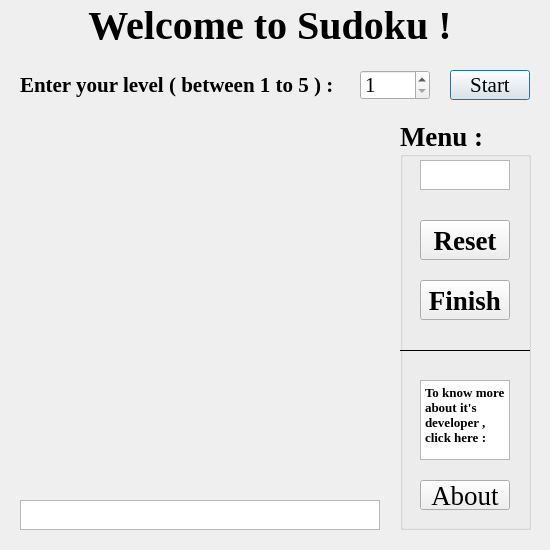
<?xml version="1.0" encoding="UTF-8"?>
<ui version="4.0">
 <class>Dialog</class>
 <widget class="QDialog" name="Dialog">
  <property name="geometry">
   <rect>
    <x>0</x>
    <y>0</y>
    <width>550</width>
    <height>550</height>
   </rect>
  </property>
  <property name="windowTitle">
   <string>Dialog</string>
  </property>
  <widget class="QLabel" name="label">
   <property name="geometry">
    <rect>
     <x>10</x>
     <y>10</y>
     <width>520</width>
     <height>30</height>
    </rect>
   </property>
   <property name="font">
    <font>
     <family>Times New Roman</family>
     <pointsize>30</pointsize>
     <weight>75</weight>
     <bold>true</bold>
    </font>
   </property>
   <property name="text">
    <string>Welcome to Sudoku !</string>
   </property>
   <property name="alignment">
    <set>Qt::AlignCenter</set>
   </property>
  </widget>
  <widget class="QLabel" name="label_2">
   <property name="geometry">
    <rect>
     <x>20</x>
     <y>70</y>
     <width>320</width>
     <height>30</height>
    </rect>
   </property>
   <property name="font">
    <font>
     <family>Times New Roman</family>
     <pointsize>16</pointsize>
     <weight>75</weight>
     <bold>true</bold>
    </font>
   </property>
   <property name="text">
    <string>Enter your level ( between 1 to 5 ) :</string>
   </property>
  </widget>
  <widget class="QSpinBox" name="spinBox">
   <property name="geometry">
    <rect>
     <x>360</x>
     <y>70</y>
     <width>70</width>
     <height>30</height>
    </rect>
   </property>
   <property name="font">
    <font>
     <family>Times New Roman</family>
     <pointsize>16</pointsize>
    </font>
   </property>
   <property name="minimum">
    <number>1</number>
   </property>
   <property name="maximum">
    <number>5</number>
   </property>
  </widget>
  <widget class="QWidget" name="widget" native="true">
   <property name="geometry">
    <rect>
     <x>20</x>
     <y>120</y>
     <width>360</width>
     <height>360</height>
    </rect>
   </property>
  </widget>
  <widget class="QPushButton" name="pushButton">
   <property name="geometry">
    <rect>
     <x>450</x>
     <y>70</y>
     <width>80</width>
     <height>30</height>
    </rect>
   </property>
   <property name="font">
    <font>
     <family>Times New Roman</family>
     <pointsize>16</pointsize>
    </font>
   </property>
   <property name="text">
    <string>Start</string>
   </property>
  </widget>
  <widget class="QGroupBox" name="groupBox">
   <property name="geometry">
    <rect>
     <x>400</x>
     <y>120</y>
     <width>131</width>
     <height>410</height>
    </rect>
   </property>
   <property name="font">
    <font>
     <family>Times New Roman</family>
     <pointsize>20</pointsize>
     <weight>75</weight>
     <bold>true</bold>
    </font>
   </property>
   <property name="title">
    <string>Menu :</string>
   </property>
   <widget class="QPushButton" name="pushButton_2">
    <property name="geometry">
     <rect>
      <x>20</x>
      <y>100</y>
      <width>90</width>
      <height>40</height>
     </rect>
    </property>
    <property name="text">
     <string>Reset</string>
    </property>
   </widget>
   <widget class="QPushButton" name="pushButton_3">
    <property name="geometry">
     <rect>
      <x>20</x>
      <y>160</y>
      <width>90</width>
      <height>40</height>
     </rect>
    </property>
    <property name="text">
     <string>Finish</string>
    </property>
   </widget>
   <widget class="QTextBrowser" name="textBrowser_2">
    <property name="geometry">
     <rect>
      <x>20</x>
      <y>40</y>
      <width>90</width>
      <height>30</height>
     </rect>
    </property>
    <property name="font">
     <font>
      <family>Times New Roman</family>
      <pointsize>13</pointsize>
      <weight>50</weight>
      <bold>false</bold>
     </font>
    </property>
    <property name="html">
     <string>&lt;!DOCTYPE HTML PUBLIC &quot;-//W3C//DTD HTML 4.0//EN&quot; &quot;http://www.w3.org/TR/REC-html40/strict.dtd&quot;&gt;
&lt;html&gt;&lt;head&gt;&lt;meta name=&quot;qrichtext&quot; content=&quot;1&quot; /&gt;&lt;style type=&quot;text/css&quot;&gt;
p, li { white-space: pre-wrap; }
&lt;/style&gt;&lt;/head&gt;&lt;body style=&quot; font-family:'Times New Roman','Times New Roman'; font-size:13pt; font-weight:400; font-style:normal;&quot;&gt;
&lt;p style=&quot;-qt-paragraph-type:empty; margin-top:0px; margin-bottom:0px; margin-left:0px; margin-right:0px; -qt-block-indent:0; text-indent:0px;&quot;&gt;&lt;br /&gt;&lt;/p&gt;&lt;/body&gt;&lt;/html&gt;</string>
    </property>
   </widget>
   <widget class="Line" name="line">
    <property name="geometry">
     <rect>
      <x>0</x>
      <y>220</y>
      <width>130</width>
      <height>20</height>
     </rect>
    </property>
    <property name="frameShadow">
     <enum>QFrame::Plain</enum>
    </property>
    <property name="orientation">
     <enum>Qt::Horizontal</enum>
    </property>
   </widget>
   <widget class="QTextBrowser" name="textBrowser_3">
    <property name="geometry">
     <rect>
      <x>20</x>
      <y>260</y>
      <width>90</width>
      <height>80</height>
     </rect>
    </property>
    <property name="font">
     <font>
      <family>Times New Roman</family>
      <pointsize>13</pointsize>
      <weight>50</weight>
      <bold>false</bold>
     </font>
    </property>
    <property name="html">
     <string>&lt;!DOCTYPE HTML PUBLIC &quot;-//W3C//DTD HTML 4.0//EN&quot; &quot;http://www.w3.org/TR/REC-html40/strict.dtd&quot;&gt;
&lt;html&gt;&lt;head&gt;&lt;meta name=&quot;qrichtext&quot; content=&quot;1&quot; /&gt;&lt;style type=&quot;text/css&quot;&gt;
p, li { white-space: pre-wrap; }
&lt;/style&gt;&lt;/head&gt;&lt;body style=&quot; font-family:'Times New Roman','Times New Roman'; font-size:13pt; font-weight:400; font-style:normal;&quot;&gt;
&lt;p style=&quot; margin-top:0px; margin-bottom:0px; margin-left:0px; margin-right:0px; -qt-block-indent:0; text-indent:0px;&quot;&gt;&lt;span style=&quot; font-size:10pt; font-weight:600;&quot;&gt;To know more about it's developer , click here :&lt;/span&gt;&lt;/p&gt;&lt;/body&gt;&lt;/html&gt;</string>
    </property>
   </widget>
   <widget class="QPushButton" name="pushButton_4">
    <property name="geometry">
     <rect>
      <x>20</x>
      <y>360</y>
      <width>90</width>
      <height>30</height>
     </rect>
    </property>
    <property name="font">
     <font>
      <family>Times New Roman</family>
      <pointsize>20</pointsize>
      <weight>50</weight>
      <bold>false</bold>
     </font>
    </property>
    <property name="text">
     <string>About</string>
    </property>
   </widget>
  </widget>
  <widget class="QTextBrowser" name="textBrowser">
   <property name="geometry">
    <rect>
     <x>20</x>
     <y>500</y>
     <width>360</width>
     <height>30</height>
    </rect>
   </property>
  </widget>
 </widget>
 <resources/>
 <connections/>
</ui>
